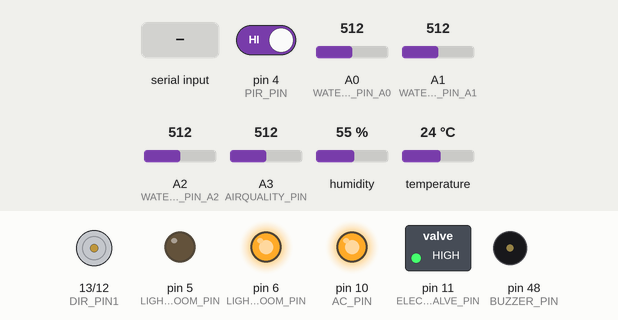
This sketch was run on a simulated Arduino Mega 2560, built with avr-gcc and run on an emulated ATmega2560. On the bench: motor-driver pin pairs drawn as motors (green arrow = first pin HIGH = forward, orange = second pin HIGH = backward, longer = more drive), switched loads named in the sketch (green lamp = pin HIGH), output pins drawn as LEDs (lit = HIGH), buzzer (waves = sounding, pin HIGH). The inputs (shaded band) are chosen by the test bench; at power-on: pin 4 (PIR_PIN) HIGH, A0 (WATERCONSUMPTION_PIN_A0) = 512, A1 (WATERCONSUMPTION_PIN_A1) = 512, A2 (WATERCONSUMPTION_PIN_A2) = 512, A3 (AIRQUALITY_PIN) = 512, humidity 55 %, temperature 24 °C. What the sketch prints to the serial monitor is not drawn.

Above: at 1.3 s.
1.4 s: "LIGHT" received over Serial
At 4.4 s:
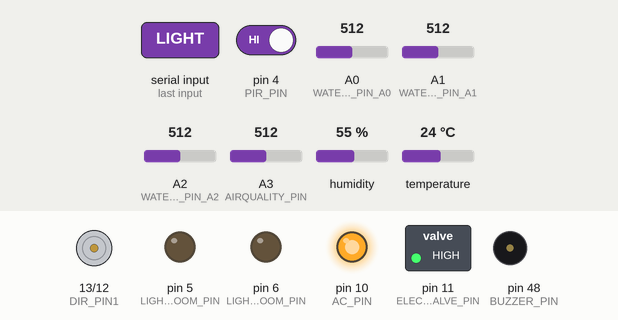
5.2 s: "AC" received over Serial
At 6.9 s:
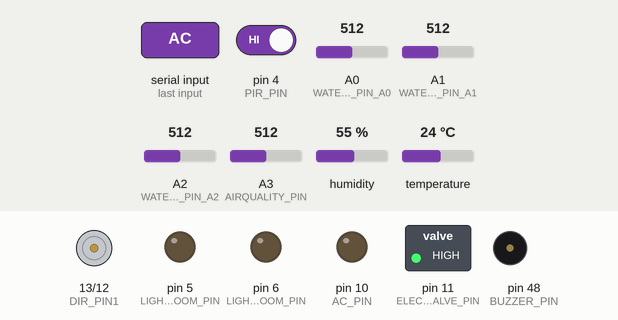
7.8 s: "EV" received over Serial
At 9.4 s:
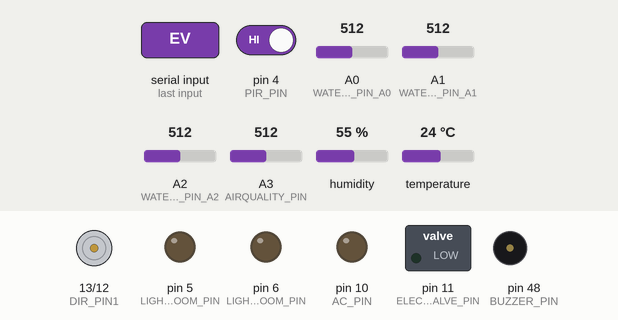
10.4 s: "GO" received over Serial
At 11.9 s:
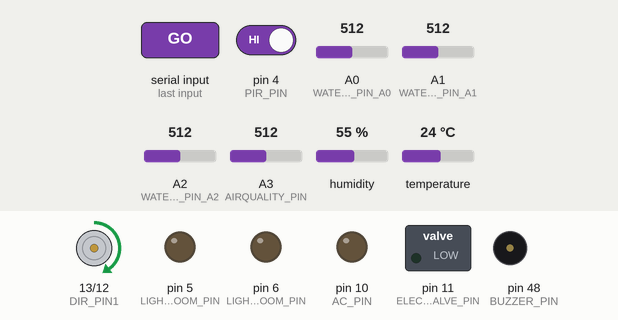
13.9 s: "GC" received over Serial
At 15.8 s:
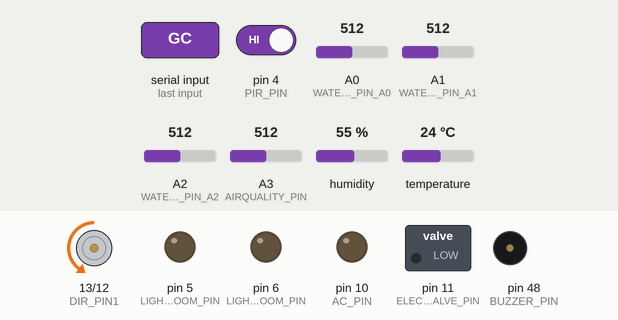
17.4 s: "LIGHT" received over Serial
At 19.6 s:
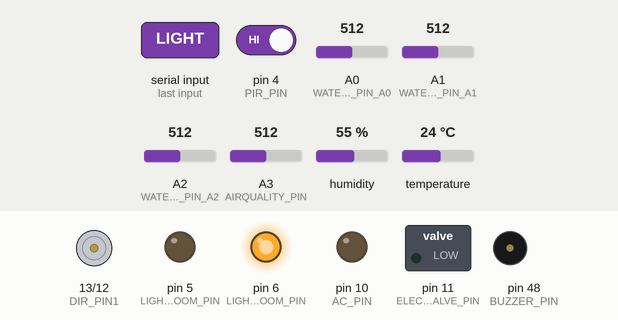
Timing chart, 0 to 21.1 s (numbered marks = the images above; inputs shaded):
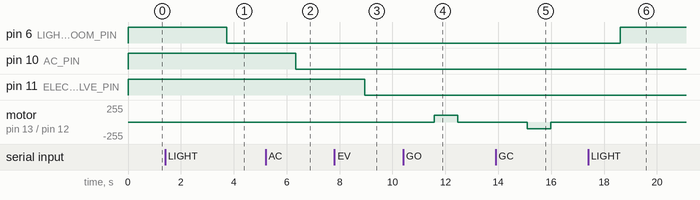

Measured:
- after the input at 1.4 s, pin 6 (LIGHT_LIVINGROOM_PIN): HIGH → LOW after 2.3 s
- after the input at 5.2 s, pin 10 (AC_PIN): HIGH → LOW after 1.1 s
- after the input at 7.8 s, pin 11 (ELECTROVALVE_PIN): HIGH → LOW after 1.2 s
- after the input at 10.4 s, motor on pin 13 (DIR_PIN1) / pin 12 (DIR_PIN2): stopped → forward 100/255 after 1.2 s, → stopped 0.90 s later
- after the input at 13.9 s, motor on pin 13 (DIR_PIN1) / pin 12 (DIR_PIN2): stopped → backward 100/255 after 1.2 s, → stopped 0.90 s later
- after the input at 17.4 s, pin 6 (LIGHT_LIVINGROOM_PIN): LOW → HIGH after 1.2 s

The sketch:

Arduino.ino
```cpp
#include <DHT11.h>

// Pin Definitions
#define DHT_PIN 2
#define AIRQUALITY_PIN 3
#define PIR_PIN 4
#define LIGHT_BEDROOM_PIN 5
#define LIGHT_LIVINGROOM_PIN 6
#define BUZZER_PIN 48
#define AC_PIN 10
#define ELECTROVALVE_PIN 11
#define DIR_PIN2 12
#define DIR_PIN1 13

#define WATERCONSUMPTION_PIN_A0  A0
#define WATERCONSUMPTION_PIN_A1  A1
#define WATERCONSUMPTION_PIN_A2  A2

#define MotorDelay 900
#define DHT_TYPE DHT11
DHT11 dht11(DHT_PIN);

float temperature = 0.0;
float humidity = 0.0;
int airQuality = 0;
int pirStatus = 0;
int waterConsumptionHouse = 0;
int waterConsumptionKitchen = 0;
int waterConsumptionGarden = 0;
unsigned long lightOnTime = 0;
bool lightOn = false;
bool Alarm= false ;
bool PERSON_DETECTED = false ;

void setup() {
  Serial.begin(9600);
  dht11.setDelay(2000);

  pinMode(LIGHT_BEDROOM_PIN, OUTPUT);
  digitalWrite(LIGHT_BEDROOM_PIN,LOW);

  pinMode(LIGHT_LIVINGROOM_PIN, OUTPUT);
  digitalWrite(LIGHT_LIVINGROOM_PIN,HIGH);

  pinMode(DIR_PIN1, OUTPUT);
  pinMode(DIR_PIN2, OUTPUT);
  analogWrite(DIR_PIN1,0);
  analogWrite(DIR_PIN2,0);

  pinMode(AC_PIN, OUTPUT);
  digitalWrite(AC_PIN,HIGH);

  pinMode(ELECTROVALVE_PIN, OUTPUT);
  digitalWrite(ELECTROVALVE_PIN,HIGH);

  pinMode(AIRQUALITY_PIN, INPUT);
  pinMode(PIR_PIN, INPUT);
  pinMode(WATERCONSUMPTION_PIN_A0, INPUT);
  pinMode(WATERCONSUMPTION_PIN_A1, INPUT);
  pinMode(WATERCONSUMPTION_PIN_A2, INPUT);

  pinMode(BUZZER_PIN, OUTPUT);
}

void openGarageDoor() {
  analogWrite(DIR_PIN1, 100);
  analogWrite(DIR_PIN2, 0);
  delay(MotorDelay);
  analogWrite(DIR_PIN1, 0);

}

void closeGarageDoor() {
  analogWrite(DIR_PIN1, 0);
  analogWrite(DIR_PIN2, 100);
  delay(MotorDelay);
  analogWrite(DIR_PIN2, 0);
}


void loop() {

  unsigned long currentMillis = millis();

  temperature = dht11.readTemperature();
  humidity = dht11.readHumidity();
  airQuality = analogRead(AIRQUALITY_PIN);
  pirStatus = digitalRead(PIR_PIN);

  waterConsumptionHouse = analogRead(WATERCONSUMPTION_PIN_A0);
  waterConsumptionKitchen = analogRead(WATERCONSUMPTION_PIN_A1);
  waterConsumptionGarden = analogRead(WATERCONSUMPTION_PIN_A2);

  String output = "Temperature:" + String(temperature) +
                  ",Humidity:" + String(humidity) +
                  ",AirQuality:" + String(airQuality) +
                  ",WaterConsumptionHouse:" + String(waterConsumptionHouse) +
                  ",WaterConsumptionKitchen:" + String(waterConsumptionKitchen) +
                  ",WaterConsumptionGarden:" + String(waterConsumptionGarden);

  Serial.println(output);


if (Serial.available() > 0) {
  String command = Serial.readString();
  command.trim();

  if (command == "LIGHT") {
    digitalWrite(LIGHT_LIVINGROOM_PIN, !digitalRead(LIGHT_LIVINGROOM_PIN));
  }

  else if (command == "AC") {
    digitalWrite(AC_PIN, !digitalRead(AC_PIN));
  }

  else if (command == "EV") {
    digitalWrite(ELECTROVALVE_PIN, !digitalRead(ELECTROVALVE_PIN));
  }

  else if (command == "GO") {
    openGarageDoor();
  }

  else if (command == "GC") {
    closeGarageDoor();
  }

  else if (command == "ALARM_ON") {
    Alarm=true ;
  }

  else if (command == "ALARM_OFF") {
    Alarm=false ;
  }

  else if (command == "triggerAlarm") {
    PERSON_DETECTED=true ;
  }


}

    if (Alarm && PERSON_DETECTED) {
      digitalWrite(BUZZER_PIN, HIGH);
    }
    // else if (!Alarm) {
    //   digitalWrite(BUZZER_PIN, LOW);
    //   PERSON_DETECTED=false ;
    // }

  delay(500);

}
```
